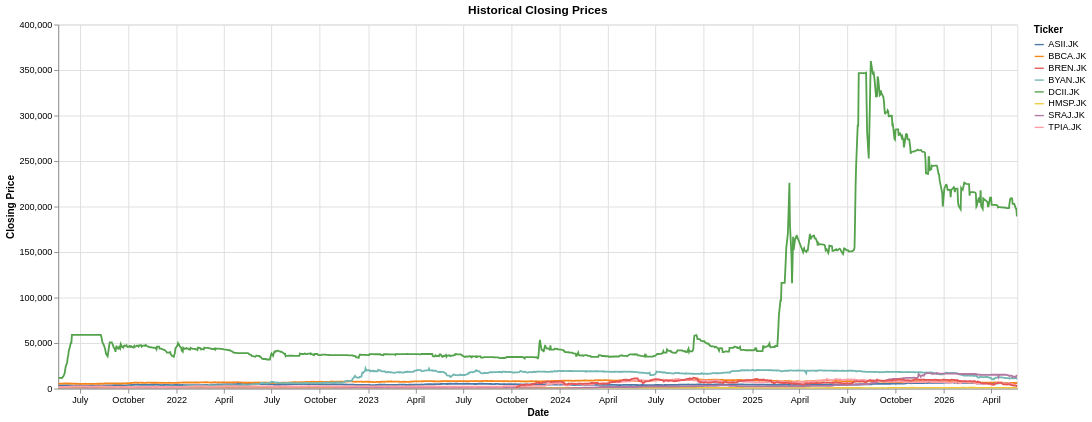

The cell this chart's notebook holds for it:
### Markdown cell above
## *4. Exploratory Analysis*
Visualizing the historical closing prices over the 5-year period using Altair.

### Code cell
alt.data_transformers.enable("vegafusion")

chart = (
    alt.Chart(nixtla_df)
    .mark_line()
    .encode(
        x=alt.X('ds:T', title='Date'),
        y=alt.Y('y:Q', title='Closing Price'),
        color=alt.Color('unique_id:N', title='Ticker'),
        tooltip=['ds:T', 'unique_id:N', 'y:Q'],
    )
    .properties(width='container', height=400, title="Historical Closing Prices")
    .interactive()
)

chart

### Figure 1 — Vega specification as saved in the notebook (floating-point values rounded to 4 significant figures; data arrays with more than 128 entries replaced by an {"elided": "..."} marker saying what was removed)
{"$schema": "https://vega.github.io/schema/vega/v5.json", "data": [{"name": "param_5_store"}, {"name": "source_0", "values": {"elided": "9035 records"}, "transform": [{"type": "formula", "expr": "toDate(datum['ds'])", "as": "ds"}]}, {"name": "source_0_y_domain_y", "values": [{"min": 100.0, "max": 359900.0}]}, {"name": "source_0_color_domain_unique_id", "values": [{"unique_id": "ASII.JK"}, {"unique_id": "BBCA.JK"}, {"unique_id": "BYAN.JK"}, {"unique_id": "DCII.JK"}, {"unique_id": "HMSP.JK"}, {"unique_id": "SRAJ.JK"}, {"unique_id": "TPIA.JK"}, {"unique_id": "BREN.JK"}]}], "signals": [{"name": "width", "init": "isFinite(containerSize()[0]) ? containerSize()[0] : 300", "on": [{"events": "window:resize", "update": "isFinite(containerSize()[0]) ? containerSize()[0] : 300"}]}, {"name": "unit", "value": {}, "on": [{"events": "pointermove", "update": "isTuple(group()) ? group() : unit"}]}, {"name": "param_5", "update": "vlSelectionResolve(\"param_5_store\", \"union\")"}, {"name": "param_5_ds", "on": [{"events": [{"source": "view", "type": "dblclick"}], "update": "null"}, {"events": {"signal": "param_5_translate_delta"}, "update": "panLinear(param_5_translate_anchor.extent_x, -param_5_translate_delta.x / width)"}, {"events": {"signal": "param_5_zoom_delta"}, "update": "zoomLinear(domain(\"x\"), param_5_zoom_anchor.x, param_5_zoom_delta)"}]}, {"name": "param_5_y", "on": [{"events": [{"source": "view", "type": "dblclick"}], "update": "null"}, {"events": {"signal": "param_5_translate_delta"}, "update": "panLinear(param_5_translate_anchor.extent_y, param_5_translate_delta.y / height)"}, {"events": {"signal": "param_5_zoom_delta"}, "update": "zoomLinear(domain(\"y\"), param_5_zoom_anchor.y, param_5_zoom_delta)"}]}, {"name": "param_5_tuple", "on": [{"events": [{"signal": "param_5_ds || param_5_y"}], "update": "param_5_ds && param_5_y ? {unit: \"\", fields: param_5_tuple_fields, values: [param_5_ds,param_5_y]} : null"}]}, {"name": "param_5_tuple_fields", "value": [{"field": "ds", "channel": "x", "type": "R"}, {"field": "y", "channel": "y", "type": "R"}]}, {"name": "param_5_translate_anchor", "value": {}, "on": [{"events": [{"source": "scope", "type": "pointerdown"}], "update": "{x: x(unit), y: y(unit), extent_x: domain(\"x\"), extent_y: domain(\"y\")}"}]}, {"name": "param_5_translate_delta", "value": {}, "on": [{"events": [{"source": "window", "between": [{"source": "scope", "type": "pointerdown"}, {"source": "window", "type": "pointerup"}], "type": "pointermove", "consume": true}], "update": "{x: param_5_translate_anchor.x - x(unit), y: param_5_translate_anchor.y - y(unit)}"}]}, {"name": "param_5_zoom_anchor", "on": [{"events": [{"source": "scope", "type": "wheel", "consume": true}], "update": "{x: invert(\"x\", x(unit)), y: invert(\"y\", y(unit))}"}]}, {"name": "param_5_zoom_delta", "on": [{"events": [{"source": "scope", "type": "wheel", "consume": true}], "update": "pow(1.001, event.deltaY * pow(16, event.deltaMode))", "force": true}]}, {"name": "param_5_modify", "on": [{"events": {"signal": "param_5_tuple"}, "update": "modify(\"param_5_store\", param_5_tuple, true)"}]}], "marks": [{"type": "group", "name": "pathgroup", "from": {"facet": {"data": "source_0", "name": "faceted_path_main", "groupby": ["unique_id"]}}, "encode": {"update": {"height": {"field": {"signal": null, "datum": null, "group": "height", "parent": null}}, "width": {"field": {"signal": null, "datum": null, "group": "width", "parent": null}}}}, "marks": [{"type": "line", "name": "marks", "from": {"data": "faceted_path_main"}, "sort": {"field": "x"}, "encode": {"update": {"stroke": {"field": "unique_id", "scale": "color"}, "y": {"field": "y", "scale": "y"}, "defined": {"signal": "isValid(datum[\"ds\"]) && isFinite(+datum[\"ds\"]) && isValid(datum[\"y\"]) && isFinite(+datum[\"y\"])"}, "x": {"field": "ds", "scale": "x"}, "tooltip": {"signal": "{\"ds\": timeFormat(datum[\"ds\"], '%b %d, %Y'), \"unique_id\": isValid(datum[\"unique_id\"]) ? datum[\"unique_id\"] : \"\"+datum[\"unique_id\"], \"y\": format(datum[\"y\"], \"\")}"}}}, "clip": true, "style": ["line"], "interactive": true}]}], "scales": [{"name": "x", "type": "time", "domain": {"data": "source_0", "field": "ds"}, "range": [0, {"signal": "width"}], "domainRaw": {"signal": "param_5[\"ds\"]"}}, {"name": "y", "type": "linear", "domain": [{"signal": "(data(\"source_0_y_domain_y\")[0] || {}).min"}, {"signal": "(data(\"source_0_y_domain_y\")[0] || {}).max"}], "range": [{"signal": "height"}, 0], "nice": true, "domainRaw": {"signal": "param_5[\"y\"]"}, "zero": true}, {"name": "color", "type": "ordinal", "domain": {"data": "source_0_color_domain_unique_id", "field": "unique_id", "sort": true}, "range": "category"}], "axes": [{"scale": "x", "minExtent": 0, "zindex": 0, "grid": true, "tickCount": {"signal": "ceil(width/40)"}, "orient": "bottom", "gridScale": "y", "ticks": false, "aria": false, "maxExtent": 0, "labels": false, "domain": false}, {"scale": "y", "tickCount": {"signal": "ceil(height/40)"}, "orient": "left", "gridScale": "x", "labels": false, "maxExtent": 0, "minExtent": 0, "grid": true, "ticks": false, "zindex": 0, "domain": false, "aria": false}, {"scale": "x", "grid": false, "labelOverlap": true, "title": "Date", "labelFlush": true, "tickCount": {"signal": "ceil(width/40)"}, "orient": "bottom", "zindex": 0}, {"scale": "y", "tickCount": {"signal": "ceil(height/40)"}, "grid": false, "title": "Closing Price", "zindex": 0, "orient": "left", "labelOverlap": true}], "title": {"text": "Historical Closing Prices", "frame": "group"}, "style": "cell", "autosize": {"type": "fit-x", "contains": "padding"}, "legends": [{"title": "Ticker", "stroke": "color", "symbolType": "stroke"}], "padding": 5, "background": "white", "height": 400}
